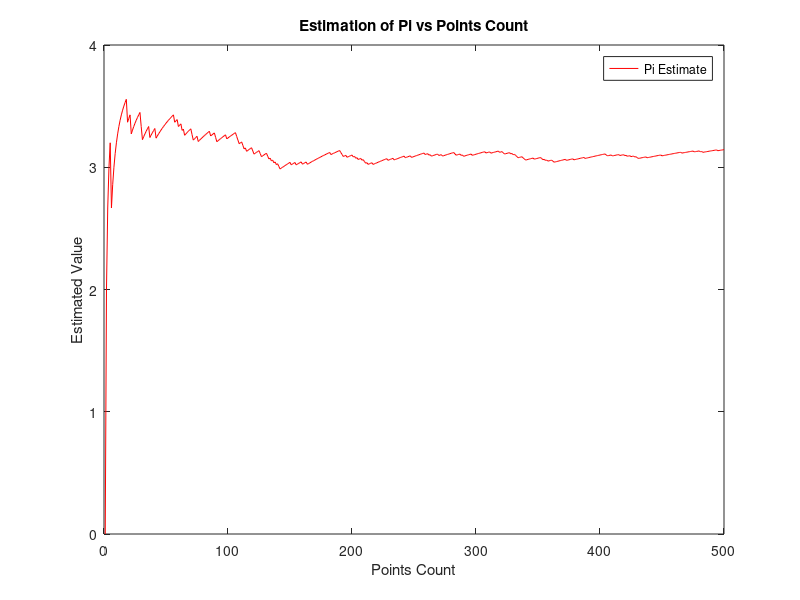
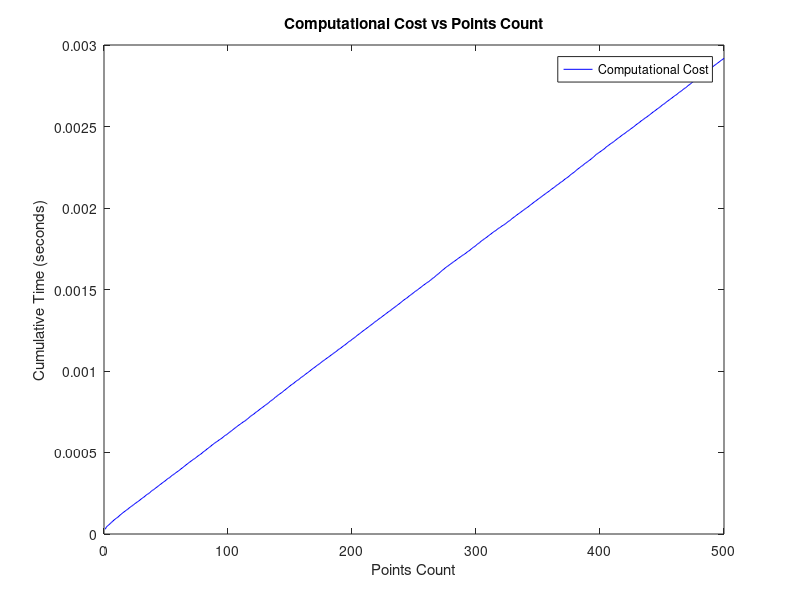

The MATLAB script that drew these images, in order: (Note: this script raises an error after producing the figures.)
% MATLAB Project 1 - Estimating pi Using Monte Carlo Methods

%Part 1: For Loop
% Number of random points for the first estimation
pointsCount = 500;  % You can modify this value

% Start the timer
startTime = tic;

% Initialize variables
insideCount = 0;  % Points inside the quarter circle
xVals = rand(pointsCount, 1);  % Random x-coordinates
yVals = rand(pointsCount, 1);  % Random y-coordinates
circleEstimates = zeros(pointsCount, 1);  % Array to store estimates

% For loop to estimate Pi
for idx = 1:pointsCount
    % Check if point is inside the quarter circle
    if xVals(idx)^2 + yVals(idx)^2 <= 1
        insideCount = insideCount + 1;
    end
    
    % Estimate Pi
    circleEstimates(idx) = 4 * insideCount / idx;
end

% Stop the timer
totalTime = toc(startTime);

% Plot the estimated value as the number of points increases
figure(1);  % Create figure for estimates
plot(1:pointsCount, circleEstimates, 'r');  % Change color to red
xlabel('Points Count');
ylabel('Estimated Value');
title('Estimation of Pi vs Points Count');
legend('Pi Estimate');
drawnow;  % Force rendering

% Compute the deviation from the mean estimate
meanEstimate = mean(circleEstimates);
estimateDeviation = abs(circleEstimates - meanEstimate);

% Plot the deviation from the average estimate
figure(2);  % Create figure for deviations
plot(1:pointsCount, estimateDeviation, 'g');  % Change color to green
xlabel('Points Count');
ylabel('Deviation from Mean Estimate');
title('Deviation of Pi Estimate');
drawnow;  % Force rendering

% Display the total time taken
fprintf('Time for %d points: %f seconds\n', pointsCount, totalTime);

% Initialize a vector to store computation times
computationTimes = zeros(pointsCount, 1);

% For loop to estimate Pi and measure computation time
for idx = 1:pointsCount
    % Start timer for this iteration
    iterStartTime = tic;
    
    % Check if point is inside the quarter circle
    if xVals(idx)^2 + yVals(idx)^2 <= 1
        insideCount = insideCount + 1;
    end
    
    % Estimate Pi
    circleEstimates(idx) = 4 * insideCount / idx;
    
    % Stop the timer for this iteration and store the time
    computationTimes(idx) = toc(iterStartTime);
end

% Plot the computational cost vs points count
plot(1:pointsCount, cumsum(computationTimes), 'b');  % Cumulative time
xlabel('Points Count');
ylabel('Cumulative Time (seconds)');
title('Computational Cost vs Points Count');
legend('Computational Cost');
drawnow;

%Part 2: While loop
% Initialize tolerance levels for significant figures
precision2Digits = 0.01;   % For 2 digits of precision
precision3Digits = 0.001;  % For 3 digits of precision

% Initialize variables for the while loop
pointLimit = 1000;         % Starting number of points
insidePoints = 0;          % Points inside the circle
xVals = rand(pointLimit, 1); % Random x-coordinates
yVals = rand(pointLimit, 1); % Random y-coordinates
lastEstimate = 0;          % Previous estimate

% Initialize counters and flags for precision
iterationsFor2Digits = 0;
iterationsFor3Digits = 0;
precisionsMet = [false, false];  % Precision flags

% While loop to estimate the circle constant
while ~all(precisionsMet)
    % Count points inside the circle
    insidePoints = sum(xVals.^2 + yVals.^2 <= 1); 
    currentEstimate = 4 * insidePoints / pointLimit;  % Current estimate
    
    % Calculate deviation from the previous estimate
    currentDeviation = abs(currentEstimate - lastEstimate);
    
    % Check for 2-digit precision
    if ~precisionsMet(1) && currentDeviation < precision2Digits
        precisionsMet(1) = true;
        iterationsFor2Digits = pointLimit;
        fprintf('2-digit estimate: %.2f\n', currentEstimate);
    end
    
    % Check for 3-digit precision
    if ~precisionsMet(2) && currentDeviation < precision3Digits
        precisionsMet(2) = true;
        iterationsFor3Digits = pointLimit;
        fprintf('3-digit estimate: %.3f\n', currentEstimate);
    end
    
    % Update the last estimate and increase the number of points
    lastEstimate = currentEstimate;
    pointLimit = pointLimit + 1000;
    xVals = rand(pointLimit, 1);
    yVals = rand(pointLimit, 1);
end

% Display the number of points needed for each precision level
fprintf('Points to reach 2 digits: %d\n', iterationsFor2Digits);
fprintf('Points to reach 3 digits: %d\n', iterationsFor3Digits);

computeConstant(3);  % Call the function to estimate with 3-digit precision

% Function to estimate Pi with a user-defined precision
function circleEstimate = computeConstant(userPrecision)
    % Set default precision if not provided
    if nargin < 1
        userPrecision = 3; % Default is 3-digit precision
    end

    % Set tolerance and format based on precision
    switch userPrecision
        case 2
            tolerance = 0.1;
            formatSpec = '%.2f'; % 2-digit format
        case 3
            tolerance = 0.01;
            formatSpec = '%.3f'; % 3-digit format
    end

    % Initialize variables for the loop
    maxPoints = 1000;
    inCircleCount = 0;
    xCoord = rand(maxPoints, 1);
    yCoord = rand(maxPoints, 1);
    prevEstimate = 0;

    % While loop until required precision is reached
    while true
        % Count points inside the circle
        inCircleCount = sum(xCoord.^2 + yCoord.^2 <= 1);
        currentEstimate = 4 * inCircleCount / maxPoints;
        
        % Check if the precision is achieved
        if abs(currentEstimate - prevEstimate) < tolerance
            % Display the final estimate
            fprintf('Estimate with %d digits: %s\n', userPrecision, sprintf(formatSpec, currentEstimate));
            % Plot the random points
            displayPoints(xCoord, yCoord, currentEstimate, sprintf('%d Digits Precision', userPrecision), formatSpec);
            break;
        end
        
        % Update the previous estimate and increase points
        prevEstimate = currentEstimate;
        maxPoints = maxPoints + 1000;
        xCoord = rand(maxPoints, 1);
        yCoord = rand(maxPoints, 1);
    end

    % Return the final estimate
    circleEstimate = currentEstimate;
end

% Function to plot points inside and outside the circle
function displayPoints(xCoord, yCoord, estValue, precisionLabel, formatSpec)
    figure(3);  % Create figure for points
    hold on;
    axis equal;
    
    % Title with estimated value and precision
    title(sprintf('Monte Carlo -Pi: %s (%s)', sprintf(formatSpec, estValue), precisionLabel), 'FontSize', 14);
    xlabel('X');
    ylabel('Y');
    
    % Plot points: blue for inside the circle, orange for outside
    pointsInside = xCoord.^2 + yCoord.^2 <= 1;
    plot(xCoord(pointsInside), yCoord(pointsInside), 'b.');
    plot(xCoord(~pointsInside), yCoord(~pointsInside), 'm.');  % Change to magenta for outside points
    
    hold off;
    drawnow;  % Render plot immediately
end